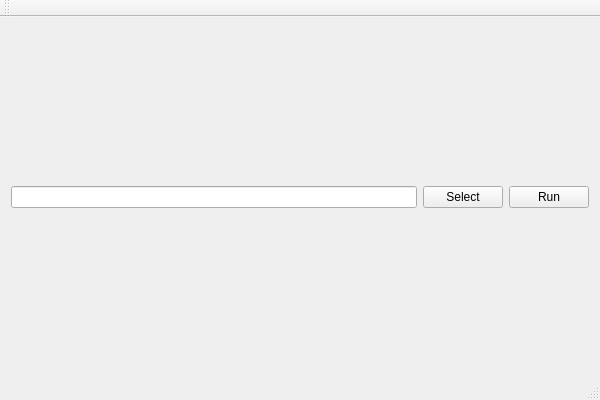
<?xml version="1.0" encoding="UTF-8"?>
<ui version="4.0">
 <class>SimpleRunnerClass</class>
 <widget class="QMainWindow" name="SimpleRunnerClass">
  <property name="geometry">
   <rect>
    <x>0</x>
    <y>0</y>
    <width>600</width>
    <height>400</height>
   </rect>
  </property>
  <property name="windowTitle">
   <string>SimpleRunner</string>
  </property>
  <widget class="QWidget" name="centralWidget">
   <layout class="QVBoxLayout" name="verticalLayout">
    <item>
     <layout class="QHBoxLayout" name="horizontalLayout">
      <item>
       <widget class="QLineEdit" name="lineEdit"/>
      </item>
      <item>
       <widget class="QPushButton" name="selectButton">
        <property name="text">
         <string>Select</string>
        </property>
       </widget>
      </item>
      <item>
       <widget class="QPushButton" name="runButton">
        <property name="text">
         <string>Run</string>
        </property>
       </widget>
      </item>
     </layout>
    </item>
   </layout>
  </widget>
  <widget class="QMenuBar" name="menuBar">
   <property name="geometry">
    <rect>
     <x>0</x>
     <y>0</y>
     <width>600</width>
     <height>21</height>
    </rect>
   </property>
  </widget>
  <widget class="QToolBar" name="mainToolBar">
   <attribute name="toolBarArea">
    <enum>TopToolBarArea</enum>
   </attribute>
   <attribute name="toolBarBreak">
    <bool>false</bool>
   </attribute>
  </widget>
  <widget class="QStatusBar" name="statusBar"/>
 </widget>
 <layoutdefault spacing="6" margin="11"/>
 <resources>
  <include location="simplerunner.qrc"/>
 </resources>
 <connections/>
</ui>
